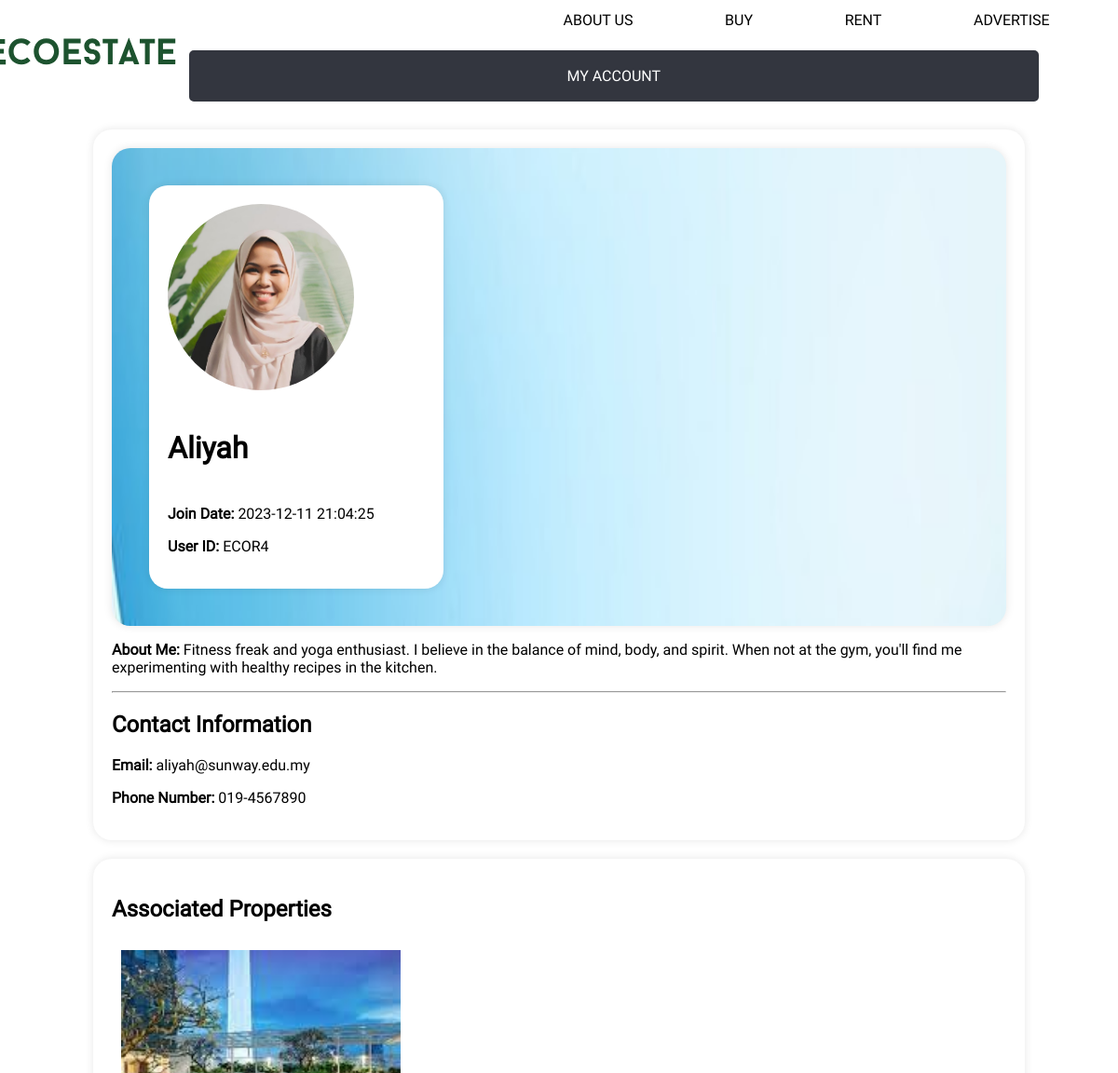
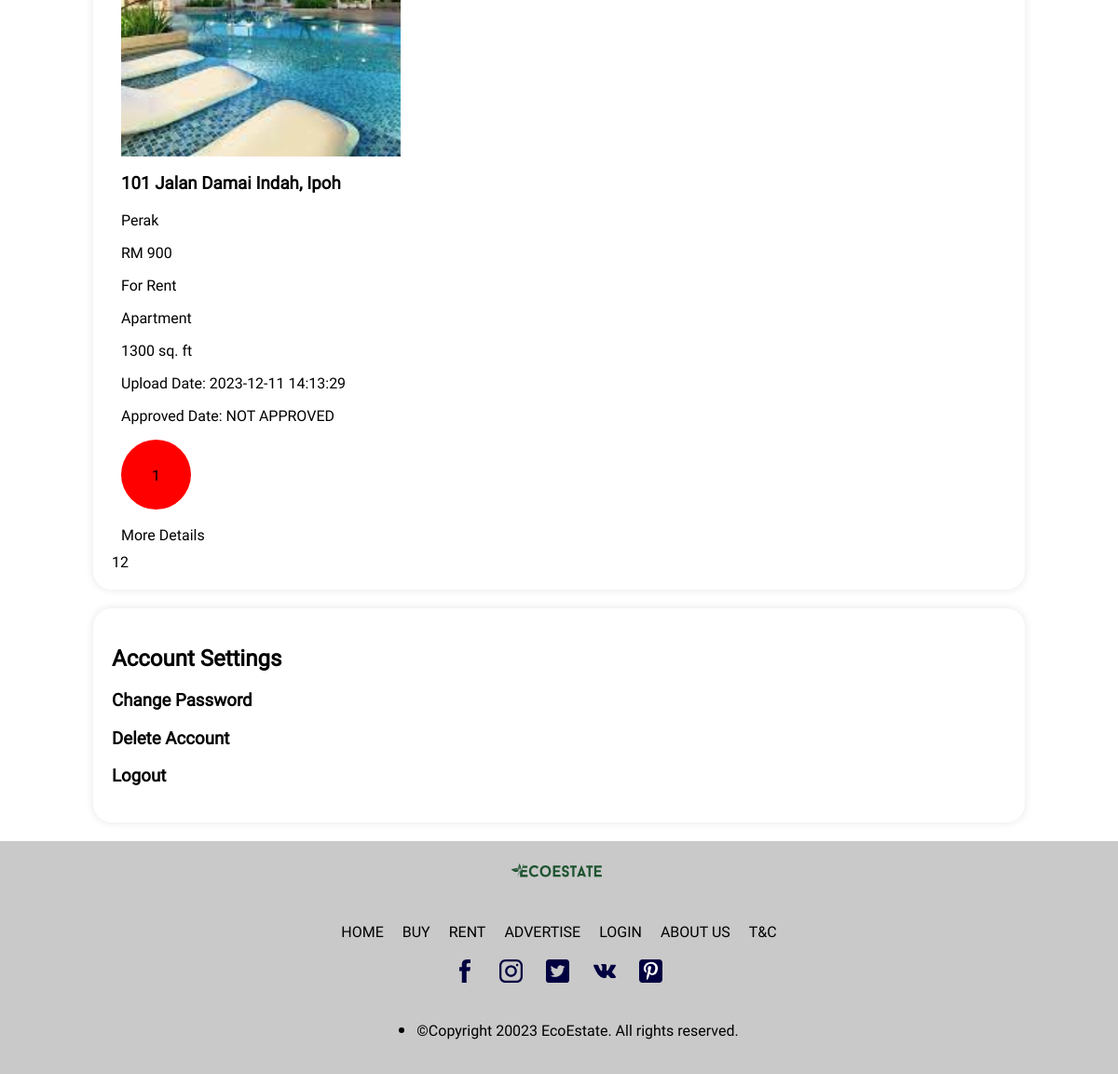
/EcoEstate/user_page.php?page=2 (signed in), run on the app's committed database (2 pictures, top to bottom).
### tables this page shows
CREATE TABLE `user` (
  `user_id` int(10) NOT NULL,
  `username` varchar(40) NOT NULL,
  `password` varchar(40) NOT NULL,
  `email` varchar(40) NOT NULL,
  `phone_no` varchar(20) NOT NULL,
  `join_date` datetime NOT NULL DEFAULT current_timestamp(),
  `about_me` text DEFAULT '\'Empty for now\'',
  `profile_img_dir` varchar(50) NOT NULL DEFAULT '../Images/default_profile.jpg',
  `banner_img_dir` varchar(50) NOT NULL DEFAULT '../Images/default_banner.jpg'
);

CREATE TABLE `property` (
  `property_id` int(10) NOT NULL,
  `address` varchar(100) NOT NULL,
  `city` varchar(50) NOT NULL,
  `state` varchar(20) NOT NULL,
  `property_type` varchar(20) NOT NULL,
  `listing_type` varchar(10) NOT NULL,
  `price` int(10) NOT NULL,
  `floor_size` int(6) NOT NULL,
  `building_rating` decimal(2,1) DEFAULT 0.0,
  `renewable_rating` decimal(2,1) DEFAULT 0.0,
  `energy_rating` decimal(2,1) DEFAULT 0.0,
  `water_rating` decimal(2,1) DEFAULT 0.0,
  `user_id` int(10) DEFAULT NULL,
  `description` text NOT NULL,
  `furnished` varchar(3) NOT NULL,
  `no_of_bedrooms` tinyint(4) NOT NULL,
  `no_of_bathrooms` tinyint(4) NOT NULL,
  `no_of_carparks` tinyint(4) NOT NULL,
  `upload_date` datetime NOT NULL DEFAULT current_timestamp(),
  `construction_date` year(4) NOT NULL,
  `certificates` text NOT NULL
);

CREATE TABLE `property_image` (
  `img_id` int(11) NOT NULL,
  `property_id` int(11) NOT NULL,
  `img_dir` varchar(100) NOT NULL
);

### EcoEstate/user_page_display.php (the view, shortened to what this page needs)
<html>
<head>
    <link rel = "stylesheet" type = "text/css" href = "style.css">
</head>
<body class="pagewidth">
    <header>
            <a href="home.php"><img  class="logo" src="../Images/Logo.svg"></a>
            <nav>
                <div class="right">
                    <div>
                        <a href="about_us.php">ABOUT US</a>
                    </div>
                    <div>
                        <a href="property_search.php?type=sale">BUY</a>
                    </div>
                    <div>
                        <a href="property_search.php?type=rent">RENT</a>
                    </div>
                    <div>
                        <a href="addproperty.php">ADVERTISE</a>
                    </div>
                </div>
                <div class="buttons">
                    <div class="login">
                        <button
                            <?php
                            if (isset($_SESSION["user_id"]) && $_SESSION["username"]){
                                echo 'onclick="window.location.href=';
                                echo "'user_page.php';";
                                echo ';">MY ACCOUNT';
                            }
                            elseif (isset($_SESSION['admin_id']) && $_SESSION['name']){
                                echo 'onclick="window.location.href=';
                                echo "'admin_page.php';";
                                echo ';">ADMIN PAGE';
                            }
                            else{
                                echo 'onclick="window.location.href=';
                                echo "'login.php';";
                                echo ';">LOGIN';
                            }
                            ?>
                        </button>
                    </div>
                </div>
            </nav>
        </header>
        <section>
            <section class="banner">
                <section style="max-width: 30%; margin: 20px auto 20px 20px">
                    <img id="popup" class="profile-pic" src="<?php echo $profile_img; ?>" alt="User Profile Picture" onclick="openPopupFormImage()">
                    <h1 id="popup" style="font-size: 32px;" onclick="openPopupFormName()"><?php echo $username; ?></h1>
                    <p><strong>Join Date:</strong> <?php echo $join_date;?></p>
                    <p><strong>User ID:</strong> ECOR<?php echo $user_id;?></p>
                </section>
            </section>
            <p id="popup" onclick="openPopupFormAbout()"><strong>About Me:</strong> <?php echo $about_me;?></p>
            <div id="popup" class="contact-info" onclick="openPopupFormContact()">
                <hr>
                <h2>Contact Information</h2>
                <p><strong>Email:</strong> <?php echo $email; ?></p>
                <p><strong>Phone Number:</strong> <a href="tel:<?php echo $phone_no; ?>"><?php echo $phone_no; ?></a></p>
            </div>
        </section>
        <section class="property">
            <h2 style="flex: 100%;">Associated Properties</h2>
                <?php
                    $resultsPerPage = 3;
                    $page = isset($_GET['page']) ? intval($_GET['page']) : 1;
                    $offset = ($page - 1) * $resultsPerPage;
                    $pages = false;
                    $q = "SELECT * FROM property WHERE user_id = $user_id";
                    $result = @mysqli_query($dbc, $q);
                    if (mysqli_num_rows($result) >= $resultsPerPage) {
                        $q = "SELECT * FROM property WHERE user_id = $user_id ORDER BY upload_date DESC LIMIT $resultsPerPage OFFSET $offset ";
                        $result = @mysqli_query($dbc, $q);
                        $pages = true;
                    }
                    if (mysqli_num_rows($result) > 0) {
                        while ($property = mysqli_fetch_assoc($result)) {
                            echo '<div class="property">';
                            $q = "SELECT * FROM property_image WHERE property_id = " . $property['property_id'] . " LIMIT 1;";
                            $r = @mysqli_query($dbc, $q);
                            $image = mysqli_fetch_assoc($r);
                            $q = "SELECT approval_date FROM property_approval WHERE property_id = " . $property['property_id'] . " && approval_date IS NOT NULL;";
                            $r = @mysqli_query($dbc, $q);
                            $approval = mysqli_fetch_assoc($r);
                            echo "<img class='property-pic' src='" . $image['img_dir'] . "'>";
                            echo "<h3>" . $property['address'] . ", " . $property['city'] . "</h3>";
                            echo "<p>" . $property['state'] . "</p>";
                            echo "<p>RM " . $property['price'] . "</p>";
                            echo "<p>For " . $property['listing_type'] . "</p>";
                            echo "<p>" . $property['property_type'] . "</p>";
                            echo "<p>" . $property['floor_size'] . " sq. ft</p>";
                            echo "<p>Upload Date: " . $property['upload_date'] . "</p>";
                            if(mysqli_num_rows($r) > 0){
                                echo "<p>Approved Date: " . $approval['approval_date'] . "</p>";
                            }
                            else{
                                echo "<p>Approved Date: NOT APPROVED</p>";
                            }
                            $build_rate = $property['building_rating'];
                            $renew_rate = $property['renewable_rating'];
                            $energy_rate = $property['energy_rating'];
                            $water_rate = $property['water_rating'];
                            $total_rate = round(($build_rate + $renew_rate + $energy_rate + $water_rate) / 4, 1);
                            if ($total_rate >= 0 && $total_rate <= 1) {
                                $color= "#ff0000";
                            } elseif ($total_rate > 1 && $total_rate <= 2) {
                                $color= "#ff6600";
                            } elseif ($total_rate > 2 && $total_rate <= 3) {
                                $color= "#ffcc00";
                            } elseif ($total_rate > 3 && $total_rate <= 4) {
                                $color= "#99ff33";
                            } elseif ($total_rate > 4 && $total_rate <= 5) {
                                $color= "#00cc00";
                            } else {
                                $color= "#ff0000";
                            }
                            echo '<div class="rating-container" style="background-color: ' . $color . ';">
                            <p>' . $total_rate . '</p>
                            </div>';
                            echo '<br><a href="show_property.php?id=' . $property['property_id'] . '">More Details</a>';
                            echo '</div>';
                        }
                        if($pages){
                            $q = "SELECT COUNT(*) AS total FROM property WHERE user_id = $user_id";
                            $result = @mysqli_query($dbc, $q);
                            $row = mysqli_fetch_assoc($result);
                            $totalPages = ceil($row['total'] / $resultsPerPage);
                            echo "<div class='pagination'>";
                            for ($i = 1; $i <= $totalPages; $i++) {
                                echo "<a href='?page=$i'>$i</a>";
                            }
                            echo "</div>";
                        }
                    } else {
                        echo "<p>No property to show</p>";
                    }
                ?>
        </section>
        <section>
            <h2>Account Settings</h2>
            <h3 id="popup" onclick="openPopupFormPass()">Change Password</h3>
            <h3 id="popup" onclick="openPopupFormDelete()">Delete Account</h3>
            <h3><a style="font-size: inherit; font-weight:inherit;" href="user_page.php?logout=true">Logout</a><h3>
        </section>
        <footer>
            <div class="footer">
                <div class="row">
                    <img src="../Images/Logo.svg" style = "min-width: 10%; max-width: 10%; margin-left: auto; margin-right: auto;">
                </div>
                <div class="footer-links">
                    <a href="home.php">HOME</a>
                    <a href="property_search.php?type=sale">BUY</a>
                    <a href="property_search.php?type=rent">RENT</a>
                    <a href="addproperty.php">ADVERTISE</a>
                    <a href="login.php">LOGIN</a>
                    <a href="about_us.php">ABOUT US</a>
                    <a href="t&c.php">T&C</a>
                </div>
                <div class="socials">
                    <img class="icon" src="../Images/FB.svg">
                    <img class="icon" src="../Images/Insta.svg">
                    <img class="icon" src="../Images/Twitt.svg">
                    <img class="icon" src="../Images/VK.svg">
                    <img class="icon" src="../Images/Pin.svg">
                </div>
                <div class = "row">
                    <ul>
                        <li>
                            <p class="copyright">&copy;Copyright 20023 EcoEstate. All rights reserved.</p>
                        </li>
                    </ul>
                </div>
            </div>
        </footer>
    </body>
</html>

### EcoEstate/style.css (style rules this page uses)
html { height: 100%; }
body { background-color:#ffffff; border: none; padding: 0%; margin: 0%; width: 100%; height: 100%; display: block; }
h1, h2, h3, h4 { font-family: Roboto; color:#000000; }
p, a, button { font-family: Roboto; font-size: 16px; font-style: normal; font-weight: 400; color: #000000; text-decoration: none; }
div button { color:#ffffff; background: #33363F; border: 2px solid #33363F; padding: 5px 5px; border-radius: 5px; transition: color 0.5s, background-color 1s; text-align: center; }
div.login button { padding: 1em 1em; margin: 0% 5%; }
div.buttons, div.buttons-choice { flex: 1 1 5%; display: flex; align-items: baseline; min-width: 250px; }
@media only screen and (min-width: 800px) { header { background-color: #ffffff; display: flex; flex-flow: row wrap; justify-content: stretch; padding-left: 2%; padding-right: 2%; } }
@media only screen and (min-width: 800px) { header a { padding: 0% 1%; flex: 1 1 5%; position: relative; margin: 0% 1%; } }
@media only screen and (min-width: 800px) { .logo { min-width: 100%; max-height: 130%; position: absolute; top: 50%; left: 50%; transform: translate(-50%, -50%); } }
@media only screen and (min-width: 800px) { nav div.right { margin-left: 40%; flex: 1 1 40%; } }
header nav { font-family: "Roboto", sans-serif; color: #000040; flex: 4 4 85%; width: 100%; display: flex; flex-flow: row wrap; justify-content: space-between; align-items: baseline; }
nav div { flex: 1 2 25%; margin: 1% 0%; padding: 0%; display: grid; text-align: center; grid-auto-flow: column; }
nav div a { margin: 0%; }
div.login { margin: 0% 1%; }
footer { background-color: #C9C9C9; display: grid; grid-template-columns: auto; min-height: 30%; width: 100%; font-size: 130%; padding: 0%; border: none; margin: 0%; }
.footer-links { display: flex; justify-content: space-around; padding: 10px; margin-left: auto; margin-right: auto; }
.footer-links a { color: #000; text-decoration: none; padding: 10px; }
div.socials { display: grid; flex: 1 1 25%; margin: 0% 5%; align-items: center; justify-items: center; align-self: center; grid-template-columns: 50px 50px 50px 50px 50px; }
.icon { max-width: 100%; max-height: 100%; padding: 0% 5% 3% 0%; }
@media screen and (min-width: 800px) { footer div.footer { flex: 2 2 75%; flex-flow: column nowrap; display: flex; } }
@media screen and (min-width: 800px) { .footer .row { flex: 1 1 25%; align-self: center; align-content: center; display: grid; } }
.pagewidth { min-width: 1200px; }

### data on the page
user: profile_img_dir (picture), username "Aliyah", join_date "2023-12-11 21:04:25", user_id "4", about_me "Fitness freak and yoga enthusiast. I believe in the balance of mind, body, and spirit. When not at the gym, you'll find me experimenting with healthy recipes in the kitchen.", email "aliyah@sunway.edu.my", phone_no "019-4567890"
property: property_image.img_dir (picture), address "101 Jalan Damai Indah", city "Ipoh", state "Perak", price "900", listing_type "Rent", property_type "Apartment", floor_size "1300", upload_date "2023-12-11 14:13:29", total_rate "1"
